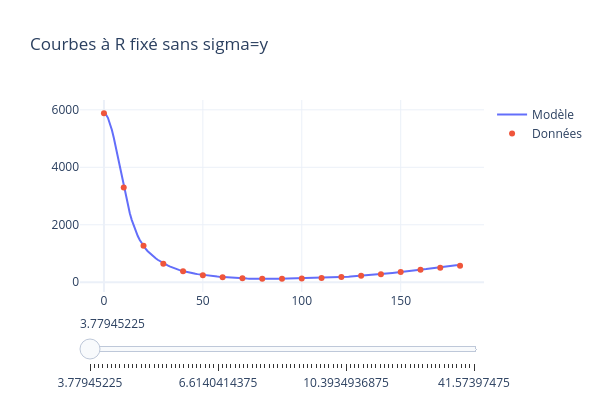
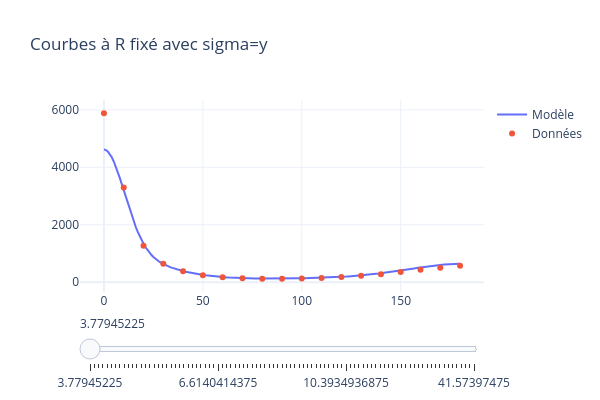

These figures' notebook cell, in order:
### Code cell
R_vals = np.unique(R_a0)
x = np.linspace(0, 180, 180)
plot_interactif(V_opt, params_opt_cf, R_vals, x, Ar_conv,
                fixed_col="R", x_col="Theta", y_col="E",
                title="Courbes à R fixé sans sigma=y")
plot_interactif(V_opt, params_opt_cf_sigma, R_vals, x, Ar_conv,
                fixed_col="R", x_col="Theta", y_col="E",
                title="Courbes à R fixé avec sigma=y")
